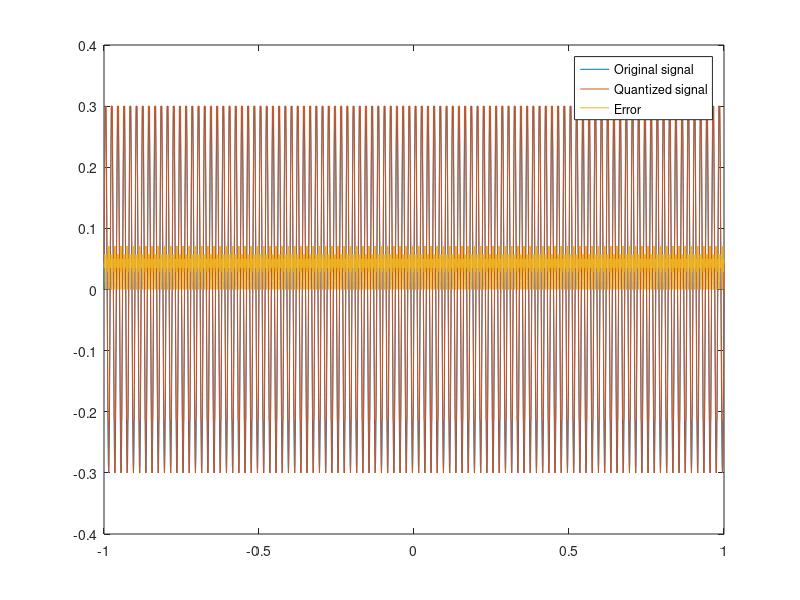

Write the MATLAB code that produced this figure.
%%
Fs=250;
Ts=1/Fs;
t=-1:.001:1;

%t=0:.001:20*Ts;
sig=0.3*sin(100*pi*t);
maxsig=max(sig); %signal max
interv=2*maxsig/(2^3-1); %interval length for 8 levels resolution
u=maxsig+interv;
partition = [-maxsig:interv:maxsig]; 
codebook = [-maxsig:interv:u]; 
[index,quants] = quantiz(sig,partition,codebook); % Quantize.
plot(t,sig,'-',t,quants,'-');
hold on;
plot(t,(quants-sig));
legend('Original signal','Quantized signal','Error');

